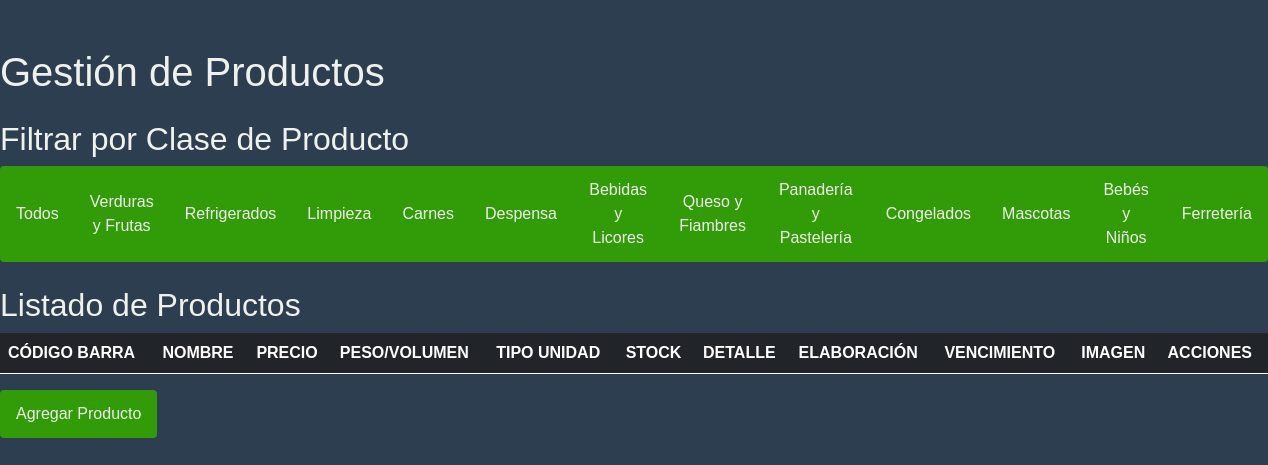
The app's page /administrador/, older data.
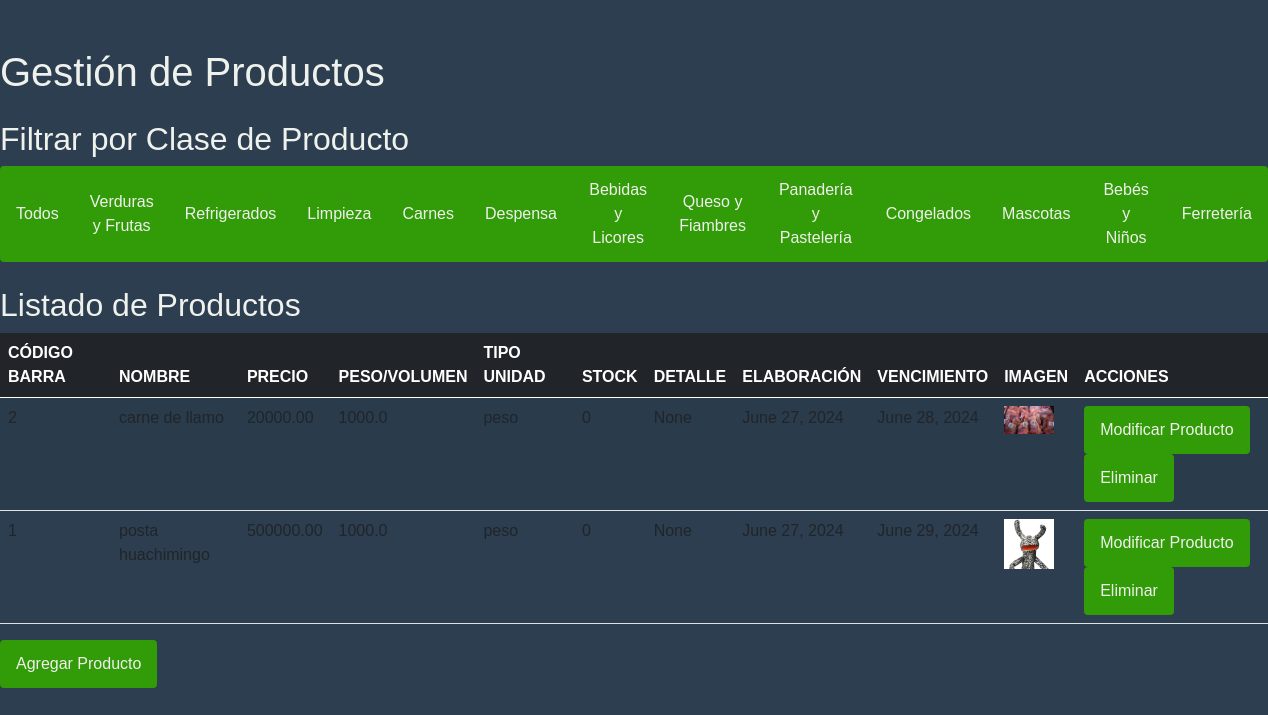
The same page, newer data.
### myapp/models.py (models this page shows, shortened)
class ProductoBase(models.Model):
    codigo_barra = models.IntegerField(primary_key=True, validators=[MinValueValidator(1)])
    nombre_producto = models.CharField(max_length=50)
    precio_producto = models.DecimalField(max_digits=10, decimal_places=2, validators=[MinValueValidator(Decimal('0.01'))])
    peso_volumen_producto = models.FloatField(validators=[MinValueValidator(0.1)])  # assuming weight is in kg or volume in ml
    tipo_unidad = models.CharField(max_length=9, choices=UNIDAD_CHOICES, default='peso')
    unidades_stock = models.IntegerField(default=0, validators=[MinValueValidator(0)])
    unidades_detalle = models.CharField(max_length=50, blank=True, null=True)
    fecha_elaboracion = models.DateField()
    fecha_vencimiento = models.DateField()
    imagen_producto = models.ImageField(upload_to='productos/', blank=True, null=True)  # Campo para la imagen del producto
    class Meta:
        abstract = True
        ordering = ['fecha_vencimiento']

class Carnes(ProductoBase):
    class Meta(ProductoBase.Meta):
        verbose_name = "Carne"
        verbose_name_plural = "Carnes"

### myapp/views.py (the view)
# urls.py: path('administrador/',views.administrador, name='administrador'),
def administrador(request):
    productos = {
        'verduras_y_frutas': VerdurasYFrutas.objects.all(),
        'refrigerados': Refrigerados.objects.all(),
        'limpieza': Limpieza.objects.all(),
        'carnes': Carnes.objects.all(),
        'despensa': Despensa.objects.all(),
        'bebidas_y_licores': BebidasYLicores.objects.all(),
        'queso_y_fiambres': QuesoYFiambres.objects.all(),
        'panaderia_y_pasteleria': PanaderiaYPasteleria.objects.all(),
        'congelados': Congelados.objects.all(),
        'mascotas': Mascotas.objects.all(),
        'bebes_y_niños': BebesYNiños.objects.all(),
        'ferreteria': Ferreteria.objects.all(),
    }
    return render(request, 'crud/ADMINISTRADOR.html', {'productos': productos})

### myapp/templates/crud/ADMINISTRADOR.html (shortened to what this page needs)
{% load static %}
<!DOCTYPE html>
<html lang="es">
<head>
    <link href="https://cdn.jsdelivr.net/npm/bootstrap@5.0.2/dist/css/bootstrap.min.css" rel="stylesheet">
    <link rel="stylesheet" href="{% static 'myapp/Css/style.css' %}">
</head>
<body class="container_administrador">
    <h1 class="mt-5">Gestión de Productos</h1>
    <div class="mt-4">
        <h2>Filtrar por Clase de Producto</h2>
        <div class="btn-group" role="group">
            <button type="button" class="btn btn-secondary filter-button" data-target="all">Todos</button>
            <button type="button" class="btn btn-secondary filter-button" data-target="verduras_y_frutas">Verduras y Frutas</button>
            <button type="button" class="btn btn-secondary filter-button" data-target="refrigerados">Refrigerados</button>
            <button type="button" class="btn btn-secondary filter-button" data-target="limpieza">Limpieza</button>
            <button type="button" class="btn btn-secondary filter-button" data-target="carnes">Carnes</button>
            <button type="button" class="btn btn-secondary filter-button" data-target="despensa">Despensa</button>
            <button type="button" class="btn btn-secondary filter-button" data-target="bebidas_y_licores">Bebidas y Licores</button>
            <button type="button" class="btn btn-secondary filter-button" data-target="queso_y_fiambres">Queso y Fiambres</button>
            <button type="button" class="btn btn-secondary filter-button" data-target="panaderia_y_pasteleria">Panadería y Pastelería</button>
            <button type="button" class="btn btn-secondary filter-button" data-target="congelados">Congelados</button>
            <button type="button" class="btn btn-secondary filter-button" data-target="mascotas">Mascotas</button>
            <button type="button" class="btn btn-secondary filter-button" data-target="bebes_y_ninos">Bebés y Niños</button>
            <button type="button" class="btn btn-secondary filter-button" data-target="ferreteria">Ferretería</button>
        </div>
    </div>
    <div class="mt-4">
        <h2>Listado de Productos</h2>
        <table class="table table-striped table-hover tablazo">
            <thead class="table-dark">
                <tr>
                    <th scope="col">CÓDIGO BARRA</th>
                    <th scope="col">NOMBRE</th>
                    <th scope="col">PRECIO</th>
                    <th scope="col">PESO/VOLUMEN</th>
                    <th scope="col">TIPO UNIDAD</th>
                    <th scope="col">STOCK</th>
                    <th scope="col">DETALLE</th>
                    <th scope="col">ELABORACIÓN</th>
                    <th scope="col">VENCIMIENTO</th>
                    <th scope="col">IMAGEN</th>
                    <th scope="col">ACCIONES</th>
                </tr>
            </thead>
            <tbody>
                {% for category, items in productos.items %}
                    {% for item in items %}
                        <tr class="producto-row {{ category }}">
                            <td>{{ item.codigo_barra }}</td>
                            <td>{{ item.nombre_producto }}</td>
                            <td>{{ item.precio_producto }}</td>
                            <td>{{ item.peso_volumen_producto }}</td>
                            <td>{{ item.tipo_unidad }}</td>
                            <td>{{ item.unidades_stock }}</td>
                            <td>{{ item.unidades_detalle }}</td>
                            <td>{{ item.fecha_elaboracion }}</td>
                            <td>{{ item.fecha_vencimiento }}</td>
                            <td>
                                {% if item.imagen_producto %}
                                    <img src="{{ item.imagen_producto.url }}" alt="{{ item.nombre_producto }}" width="50">
                                {% else %}
                                    No Image
                                {% endif %}
                            </td>
                            <td>
                                <button type="button" class="btn btn-danger" data-bs-toggle="modal" data-bs-target="#modalModificar">Modificar Producto</button>
                                <form action="/eliminar/" method="post" style="display:inline;">
                                    <input type="submit" value="Eliminar" class="btn btn-danger">
                                </form>
                            </td>
                        </tr>
                    {% endfor %}
                {% endfor %}
            </tbody>
        </table>
<button type="button" class="btn btn-danger" data-bs-toggle="modal" data-bs-target="#modalAgregar">Agregar Producto</button>
    </div>
</body>
</html>

### myapp/static/myapp/Css/style.css (style rules this page uses)
:root { --main-bg-color: #2C3E50; --text-color: #eff1ec; --highlight-color: #3498DB; --logo-bg-color: #34495E; --footer-bg-color: #F39C12; --font-family: 'Arial', sans-serif; --primary-color: #E74C3C; --secondary-color: #2C3E50; --border-color: #F39C12; --button-color:#329b08; }
body { font-family: var(--font-family); background-color: var(--main-bg-color); color: var(--text-color); margin: 0; padding: 0; }
.btn { border: none; outline: none; padding: 12px 16px; background-color: var(--button-color); color: var(--text-color); cursor: pointer; }

Row changes from the older to the newer data that the page shows:
added Carnes: codigo_barra "2", nombre_producto "carne de llamo", precio_producto "20000.00", peso_volumen_producto "1000.0", tipo_unidad "peso", unidades_stock "0", unidades_detalle "None", fecha_elaboracion "June 27, 2024", fecha_vencimiento "June 28, 2024", imagen_producto (picture)
added Carnes: codigo_barra "1", nombre_producto "posta huachimingo", precio_producto "500000.00", peso_volumen_producto "1000.0", tipo_unidad "peso", unidades_stock "0", unidades_detalle "None", fecha_elaboracion "June 27, 2024", fecha_vencimiento "June 29, 2024", imagen_producto (picture)
